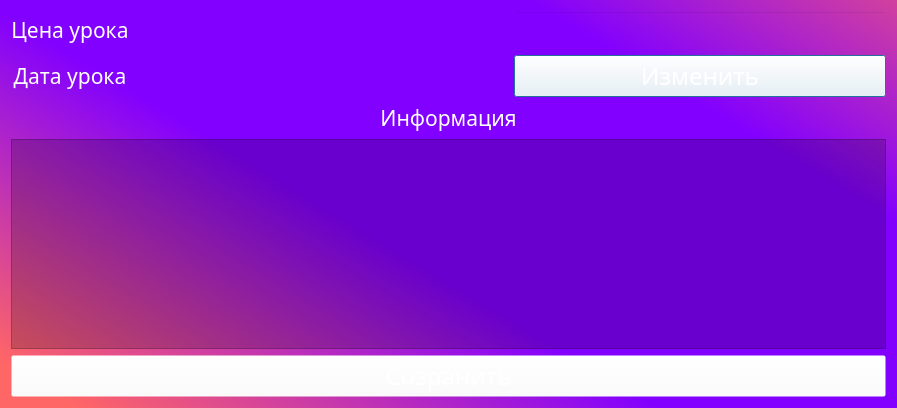
<?xml version="1.0" encoding="UTF-8"?>
<ui version="4.0">
 <class>Dialog</class>
 <widget class="QDialog" name="Dialog">
  <property name="geometry">
   <rect>
    <x>0</x>
    <y>0</y>
    <width>897</width>
    <height>408</height>
   </rect>
  </property>
  <property name="windowTitle">
   <string>Информация о посещении</string>
  </property>
  <property name="styleSheet">
   <string notr="true">QWidget {
	color: white;
	background-color: qlineargradient(spread:reflect, x1:0.647, y1:0.483864, x2:0, y2:0.972, stop:0.298507 rgba(130, 0, 255, 255), stop:0.935323 rgba(255, 102, 102, 255));
	font: 75 16pt Rubik;
}

QLabel {
	background-color: rgba(255, 255, 255, 0);
}

QLineEdit {
	background-color: rgba(255, 255, 255, 0);
}

QDoubleSpinBox {
	color: black;
	background-color: rgba(255, 255, 255, 0);
}

QComboBox {
	background-color: rgba(255, 255, 255, 0);
}

QPushButton {
	font-size: 18pt;
	background-color: rgba(255, 255, 255, 0);
}

QPushButton:pressed {	
	color: black;
	background-color: #666;
}

QPushButton:hover {
	background-color: #aaa;
}</string>
  </property>
  <layout class="QVBoxLayout" name="verticalLayout_2">
   <item>
    <layout class="QGridLayout" name="gridLayout">
     <item row="0" column="4">
      <widget class="QLineEdit" name="sum_le">
       <property name="alignment">
        <set>Qt::AlignRight|Qt::AlignTrailing|Qt::AlignVCenter</set>
       </property>
      </widget>
     </item>
     <item row="0" column="2">
      <widget class="QLabel" name="lbl_2">
       <property name="text">
        <string>Цена урока</string>
       </property>
       <property name="alignment">
        <set>Qt::AlignCenter</set>
       </property>
       <property name="margin">
        <number>15</number>
       </property>
      </widget>
     </item>
     <item row="1" column="2">
      <widget class="QLabel" name="lbl_4">
       <property name="text">
        <string>Дата урока</string>
       </property>
       <property name="alignment">
        <set>Qt::AlignCenter</set>
       </property>
       <property name="margin">
        <number>15</number>
       </property>
      </widget>
     </item>
     <item row="1" column="4">
      <widget class="QPushButton" name="date_choose_btn">
       <property name="text">
        <string>Изменить</string>
       </property>
      </widget>
     </item>
     <item row="1" column="3">
      <widget class="QLabel" name="date_lbl">
       <property name="sizePolicy">
        <sizepolicy hsizetype="Expanding" vsizetype="Preferred">
         <horstretch>0</horstretch>
         <verstretch>0</verstretch>
        </sizepolicy>
       </property>
       <property name="text">
        <string/>
       </property>
       <property name="alignment">
        <set>Qt::AlignCenter</set>
       </property>
      </widget>
     </item>
    </layout>
   </item>
   <item>
    <layout class="QVBoxLayout" name="verticalLayout">
     <item>
      <widget class="QLabel" name="lbl_3">
       <property name="text">
        <string>Информация</string>
       </property>
       <property name="alignment">
        <set>Qt::AlignCenter</set>
       </property>
      </widget>
     </item>
     <item>
      <widget class="QTextEdit" name="info_le">
       <property name="styleSheet">
        <string notr="true">background-color: rgba(0,0,0, 50);</string>
       </property>
       <property name="html">
        <string>&lt;!DOCTYPE HTML PUBLIC &quot;-//W3C//DTD HTML 4.0//EN&quot; &quot;http://www.w3.org/TR/REC-html40/strict.dtd&quot;&gt;
&lt;html&gt;&lt;head&gt;&lt;meta name=&quot;qrichtext&quot; content=&quot;1&quot; /&gt;&lt;style type=&quot;text/css&quot;&gt;
p, li { white-space: pre-wrap; }
&lt;/style&gt;&lt;/head&gt;&lt;body style=&quot; font-family:'Rubik'; font-size:16pt; font-weight:72; font-style:normal;&quot;&gt;
&lt;p align=&quot;justify&quot; style=&quot;-qt-paragraph-type:empty; margin-top:0px; margin-bottom:0px; margin-left:0px; margin-right:0px; -qt-block-indent:0; text-indent:0px;&quot;&gt;&lt;br /&gt;&lt;/p&gt;&lt;/body&gt;&lt;/html&gt;</string>
       </property>
      </widget>
     </item>
    </layout>
   </item>
   <item>
    <widget class="QPushButton" name="safe_btn">
     <property name="text">
      <string>Созранить</string>
     </property>
    </widget>
   </item>
  </layout>
 </widget>
 <resources/>
 <connections/>
</ui>
